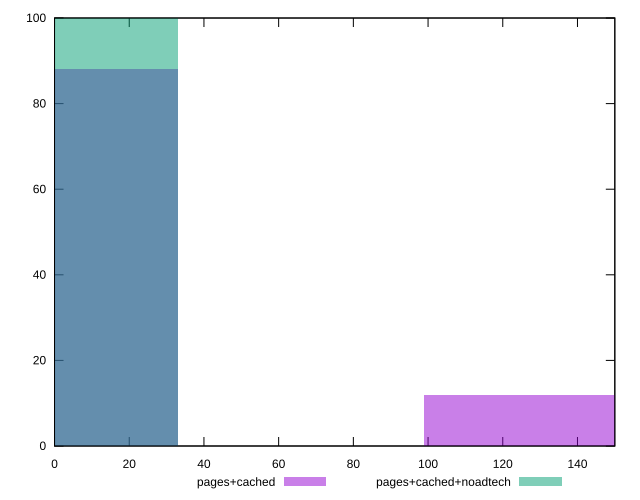

Source code (gnuplot):
reset

$pagesCached <<EOF
0 88
131.972759449564 12
EOF

$pagesCachedNoadtech <<EOF
0 100
EOF

set key outside below
set boxwidth 65.986379724782
set xrange [0:150]
set yrange [0:100]
set trange [0:100]
set style fill transparent solid 0.5 noborder
set terminal svg size 640, 500 enhanced background rgb 'white'
set output "report_00026_2021-02-22T21:38:55.199Z/unminified-css/comparison/histogram/1_vs_2.svg"

plot $pagesCached title "pages+cached" with boxes, \
     $pagesCachedNoadtech title "pages+cached+noadtech" with boxes

reset
